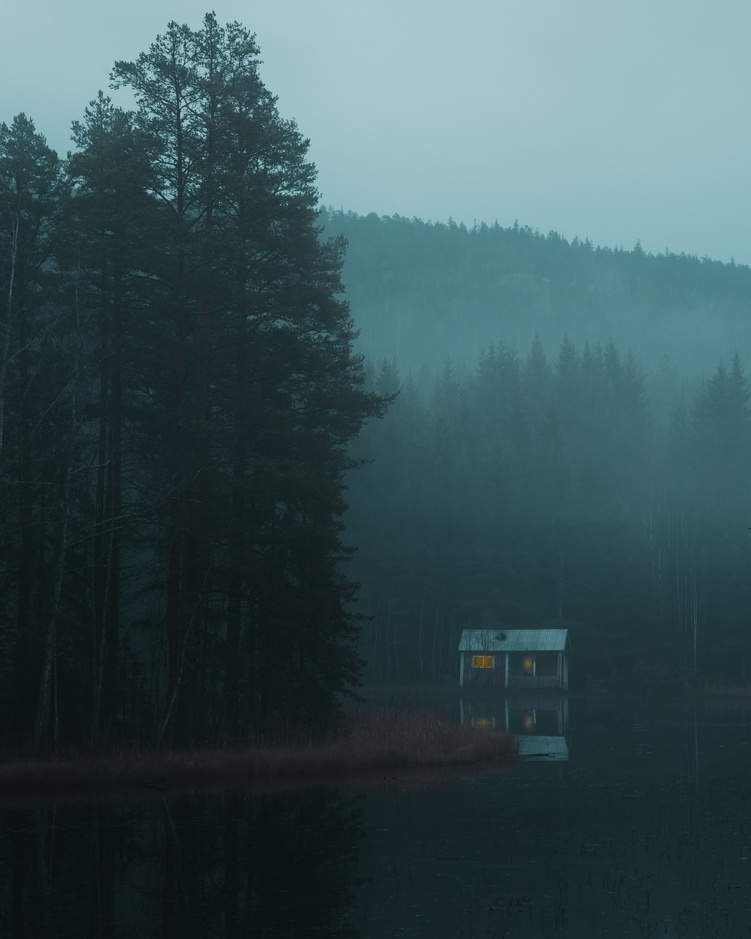
%> input picture Brightness,Contrast/Brightness Enhance/test.jpg, 751 x 939 px, shrunk from 3648 x 4560 before the run
$ octave Contrast.m   (GNU Octave 9; MATLAB toolbox functions it lacks are replaced by stand-ins)
%> lines starting %> are read from the running program, lines starting %| are printed output that depends on the picture
clear;
clc;
G = rgb2gray(imread("test.jpg"));
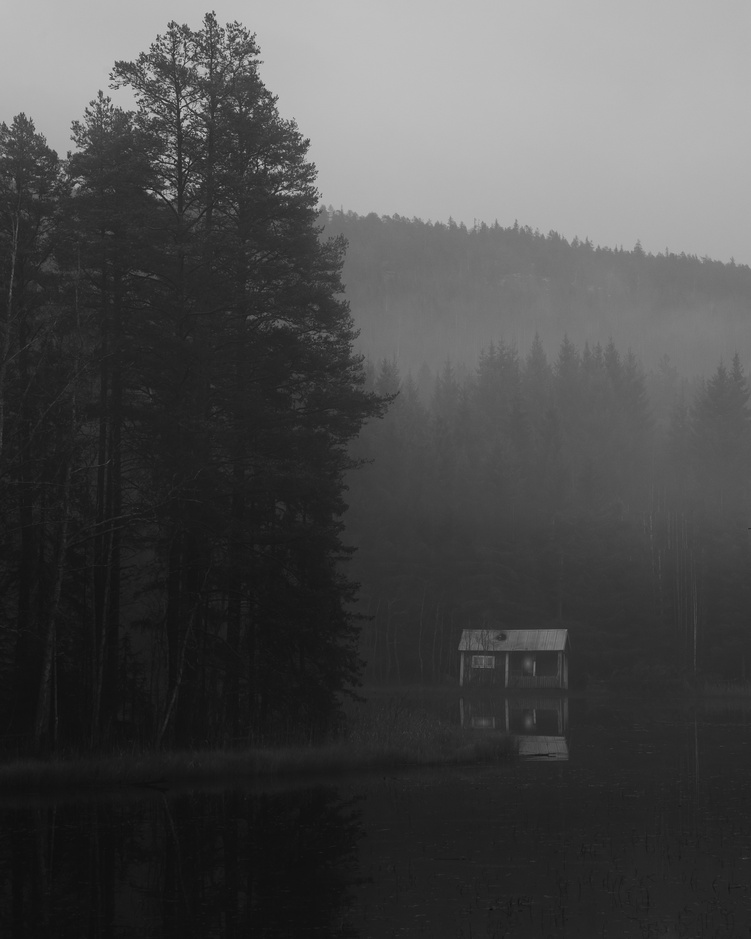
%> G: size 939x751 uint8; min 12, max 205, mean 75.2
C = G*.5;
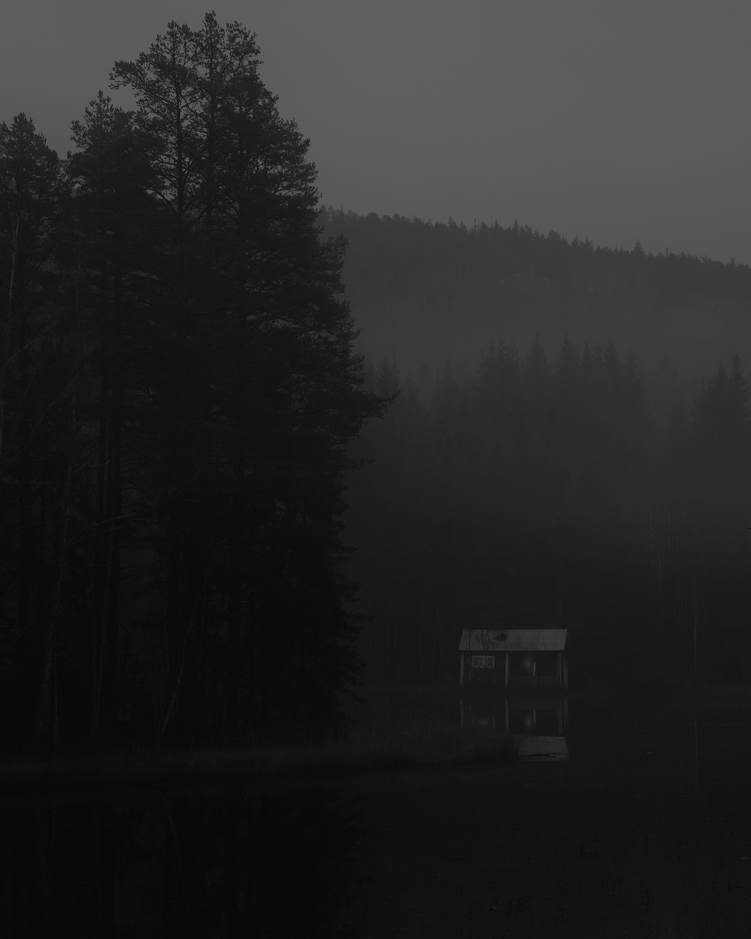
%> C: size 939x751 uint8; min 6, max 103, mean 37.9
D = G*5;
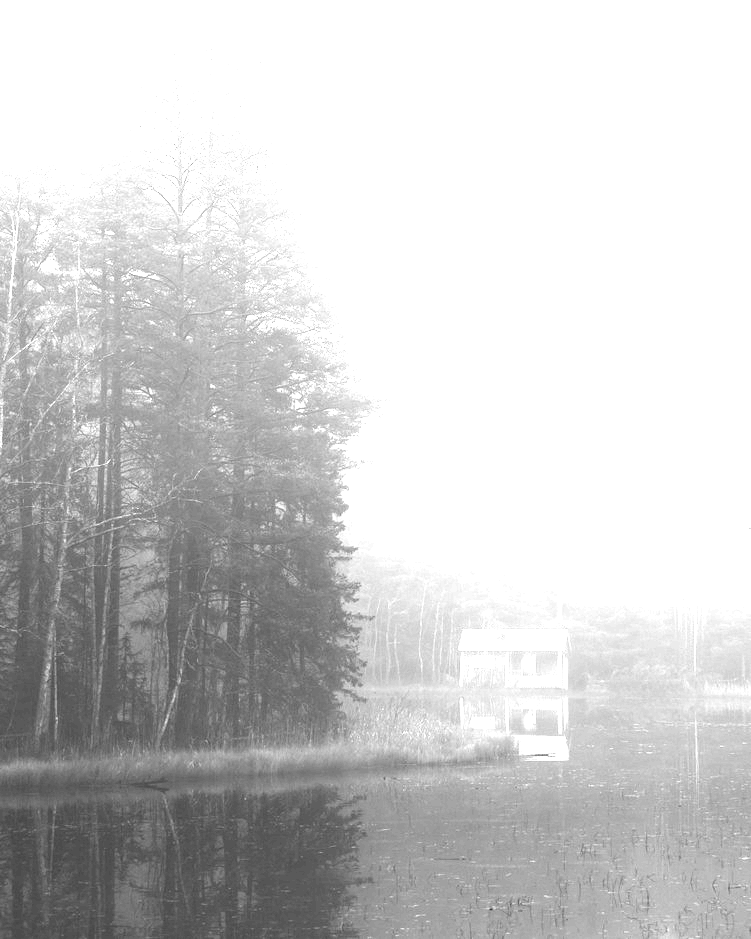
%> D: size 939x751 uint8; min 60, max 255, mean 205.7
figure,subplot(1,3,1),imshow(I);title('Original Image');
subplot(1,3,2),imshow(C);title('Increased Contrast Image');
subplot(1,3,3),imshow(D);title('Decreased Contrast Image');
%> after `title('Decreased Contrast Image')`:
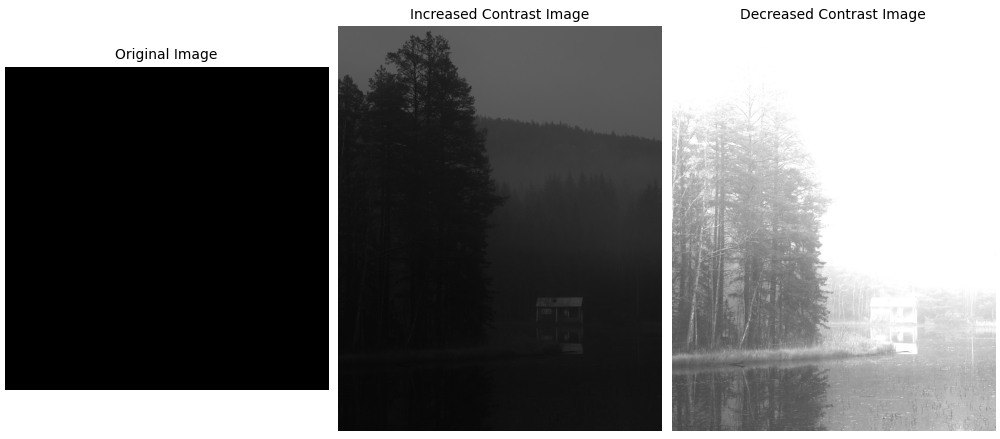
%> figure redrawn from the program's plot data, 3 panels
